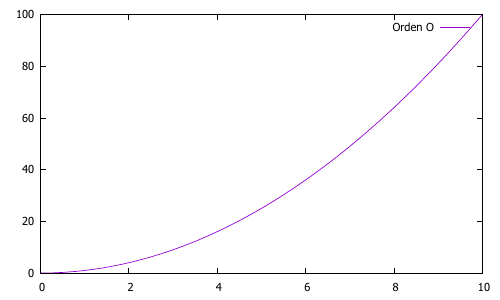

Write the gnuplot code that produced this figure.
set terminal pdf color
set output 'practica1-gnuplottex-fig7.pdf'
plot [0:10] x*x title 'Orden O'
